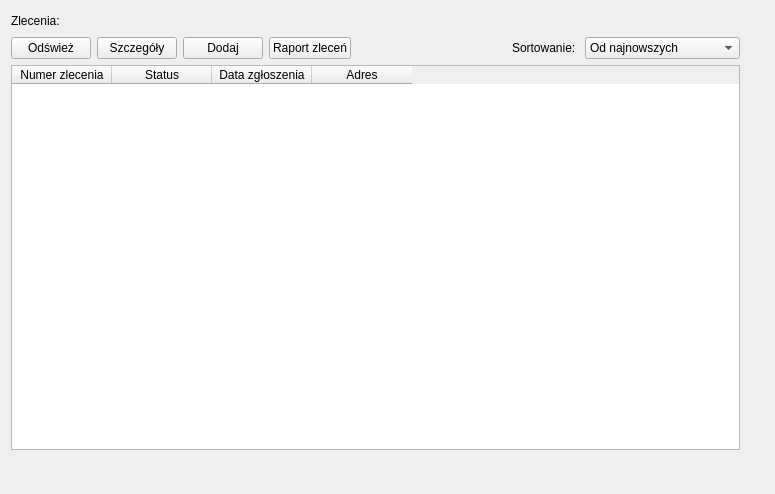
<?xml version="1.0" encoding="UTF-8"?>
<ui version="4.0">
 <class>jobsWidgetClass</class>
 <widget class="QWidget" name="jobsWidgetClass">
  <property name="geometry">
   <rect>
    <x>0</x>
    <y>0</y>
    <width>775</width>
    <height>494</height>
   </rect>
  </property>
  <property name="windowTitle">
   <string>jobsWidget</string>
  </property>
  <widget class="QWidget" name="layoutWidget">
   <property name="geometry">
    <rect>
     <x>0</x>
     <y>0</y>
     <width>751</width>
     <height>461</height>
    </rect>
   </property>
   <layout class="QGridLayout" name="gridLayout">
    <item row="0" column="0">
     <widget class="QLabel" name="widgetLabel">
      <property name="text">
       <string>Zlecenia:</string>
      </property>
     </widget>
    </item>
    <item row="0" column="1">
     <spacer name="horizontalSpacer_2">
      <property name="orientation">
       <enum>Qt::Orientation::Horizontal</enum>
      </property>
      <property name="sizeHint" stdset="0">
       <size>
        <width>40</width>
        <height>20</height>
       </size>
      </property>
     </spacer>
    </item>
    <item row="1" column="0" colspan="2">
     <layout class="QVBoxLayout" name="verticalLayout">
      <item>
       <layout class="QHBoxLayout" name="horizontalLayout">
        <item>
         <widget class="QPushButton" name="refreshButton">
          <property name="text">
           <string>Odśwież</string>
          </property>
         </widget>
        </item>
        <item>
         <widget class="QPushButton" name="detailsButton">
          <property name="text">
           <string>Szczegóły</string>
          </property>
         </widget>
        </item>
        <item>
         <widget class="QPushButton" name="addButton">
          <property name="text">
           <string>Dodaj</string>
          </property>
         </widget>
        </item>
        <item>
         <widget class="QPushButton" name="reportButton">
          <property name="text">
           <string>Raport zleceń</string>
          </property>
         </widget>
        </item>
        <item>
         <spacer name="horizontalSpacer">
          <property name="orientation">
           <enum>Qt::Orientation::Horizontal</enum>
          </property>
          <property name="sizeHint" stdset="0">
           <size>
            <width>40</width>
            <height>20</height>
           </size>
          </property>
         </spacer>
        </item>
        <item>
         <widget class="QLabel" name="sortLabel">
          <property name="text">
           <string>Sortowanie: </string>
          </property>
         </widget>
        </item>
        <item>
         <widget class="QComboBox" name="sortBox">
          <property name="sizePolicy">
           <sizepolicy hsizetype="Expanding" vsizetype="Fixed">
            <horstretch>0</horstretch>
            <verstretch>0</verstretch>
           </sizepolicy>
          </property>
          <item>
           <property name="text">
            <string>Od najnowszych</string>
           </property>
          </item>
          <item>
           <property name="text">
            <string>Od najstarszych</string>
           </property>
          </item>
         </widget>
        </item>
       </layout>
      </item>
      <item>
       <widget class="QTableWidget" name="jobsList">
        <attribute name="horizontalHeaderVisible">
         <bool>true</bool>
        </attribute>
        <attribute name="verticalHeaderVisible">
         <bool>false</bool>
        </attribute>
        <column>
         <property name="text">
          <string>Numer zlecenia</string>
         </property>
        </column>
        <column>
         <property name="text">
          <string>Status</string>
         </property>
        </column>
        <column>
         <property name="text">
          <string>Data zgłoszenia</string>
         </property>
        </column>
        <column>
         <property name="text">
          <string>Adres</string>
         </property>
        </column>
       </widget>
      </item>
     </layout>
    </item>
   </layout>
  </widget>
 </widget>
 <layoutdefault spacing="6" margin="11"/>
 <resources/>
 <connections/>
</ui>
